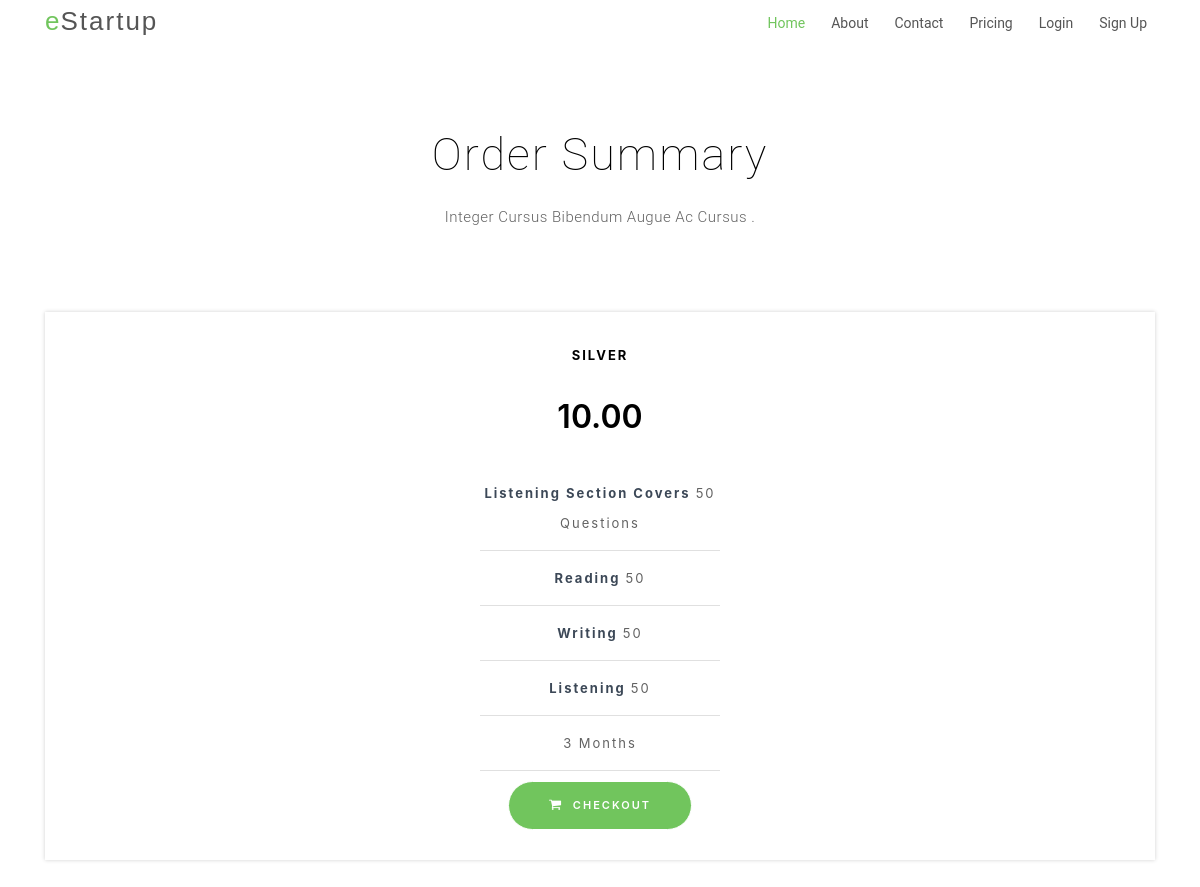
The app's page /order/new_order/Silver/ with its own data.
### membership/models.py (models this page shows, shortened)
class Membership(models.Model):
    MEMBERSHIP_TYPES = (
                        ('Basic','Basic'),
                        ('Silver','Silver'),
                        ('Gold','Gold'),
                        ('Diamond','Diamond'),
                        )
    member_type = models.CharField(primary_key=True,max_length=100, unique=True, choices=MEMBERSHIP_TYPES,default='Basic')
    price = models.DecimalField(max_digits=9, decimal_places=2, default=0.0)
    is_active = models.CharField(max_length=100, default=True)
    duration = models.IntegerField(default=3)
    total_listening_question = models.IntegerField(default=50)
    total_reading_question = models.IntegerField(default=50)
    total_speaking_question = models.IntegerField(default=50)
    total_writing_question = models.IntegerField(default=50)
    class Meta:
        ordering = ('price',)

### order/views.py (the view)
# urls.py: path('new_order/<str:type>/', OrderSummaryView.as_view(),name='new_order'),
class OrderSummaryView(ListView):
    model = Membership
    page_title = 'New Order'
    template_name = 'order/new_order.html'
    def get_queryset(self):
        return Membership.objects.filter(member_type__iexact=self.kwargs['type'])

### order/templates/order/new_order.html
{% extends "base.html" %}
{% block content %}
<br>
<br>
  <section id="pricing" class="padd-section text-center wow fadeInUp">
    <div class="container">
      <div class="section-title text-center">
        <h2>Order Summary</h2>
        <p class="separator">Integer cursus bibendum augue ac cursus .</p>
      </div>
    </div>
    <div class="container">
      <div class="row">
        {% for object in object_list %}
        <div class="col-md-12 col-lg-12">
          <div class="block-pricing">
            <div class="table">
              <h4>{{ object.member_type}}</h4>
              {% if object.price == 0.0 %}
              <h2>Free</h2>
              {% else %}
              <h2>{{ object.price}}</h2>
              {% endif %}
              <ul class="list-unstyled">
                <li><b>Listening section covers  </b> {{ object.total_listening_question}} questions</li>
                <li><b>Reading </b> {{ object.total_reading_question}}</li>
                <li><b>Writing </b> {{ object.total_writing_question}}</li>
                <li><b>Listening </b> {{ object.total_listening_question}}</li>
                <li>{{ object.duration}} months</li>
              </ul>
              <div class="table_btn">
                {% if object.price == 0.0 %}
                <a href="{% url 'new_order'  object.member_type %}" class="btn"><i class="fa fa-shopping-cart"></i> Practice</a>
                {% else %}
                <a href="{% url 'order_create' object.member_type %}"  class="btn"><i class="fa fa-shopping-cart"></i> Checkout</a>
                {% endif %}
              </div>
            </div>
          </div>
        </div>
        {% endfor %}
      </div>
    </div>
  </section>
{% endblock %}

### modules/static/css/style.css (style rules this page uses)
body { background-color: #fff; color: #333; }
h1, h2, h3, h4, h5, h6 { margin: 0; }
h2 { color: #000; font-weight: 600; }
h4 { color: #000; font-size: 13px; font-weight: 700; letter-spacing: 2px; text-transform: uppercase; line-height: 2; }
a { letter-spacing: 2px; text-decoration: none; }
ul { letter-spacing: 1px; }
li { color: #626262; font-size: 13px; font-weight: 400; letter-spacing: 2px; line-height: 30px; text-transform: capitalize; }
p { color: #505050; font-size: 14px; font-weight: 300; letter-spacing: 0.5px; line-height: 2; margin-bottom: 20px; }
.btn { border: 1px solid #fff; border-radius: 50px; color: #fff; font-size: 11px; font-weight: 600; padding: 15px 40px; text-transform: uppercase; -moz-transition: all 0.5s ease-in-out 0s; -ms-transition: all 0.5s ease-in-out 0s; -o-transition: all 0.5s ease-in-out 0s; -webkit-transition: all 0.5s ease-in-out 0s; transition: all 0.5s ease-in-out 0s; }
.fa { font-size: 13px; }
.padd-section { padding-bottom: 80px; padding-top: 80px; }
.section-title { margin-bottom: 80px; }
.section-title h2 { font-family: "Roboto", sans-serif; font-size: 45px; font-weight: 100; letter-spacing: 2px; margin-bottom: 20px; text-transform: capitalize; }
.section-title .separator { margin: 0; }
.separator { color: #626262; font-family: "Roboto", sans-serif; font-size: 15px; font-weight: 300; margin-bottom: 30px; text-transform: capitalize; }
#pricing .block-pricing { background: #fff; box-shadow: 0 0 0 0 rgba(0, 0, 0, 0.2), 0 0 4px 0 rgba(0, 0, 0, 0.19); display: inline-block; position: relative; width: 100%; }
#pricing .block-pricing .table { margin-bottom: 0; padding: 30px 15px; max-width: 100%; width: 100%; }
#pricing .block-pricing .table h4 { padding-bottom: 30px; }
#pricing .block-pricing h2 { margin-bottom: 30px; }
#pricing .block-pricing ul { list-style: outside none none; margin: 10px auto; max-width: 240px; padding: 0; }
#pricing .block-pricing ul li { border-bottom: 1px solid rgba(153, 153, 153, 0.3); padding: 12px 0; text-align: center; }
#pricing .block-pricing ul li b { color: #3c4857; }
#pricing .block-pricing .table .table_btn a { background: #71c55d; color: #fff; margin: 0; display: inline-block; }
#pricing .block-pricing .table .table_btn a .fa { font-size: 13px; margin-right: 5px; }

### records on screen
Membership: member_type "SILVER", price "10.00", total_listening_question "50", total_reading_question "50", total_writing_question "50", duration "3", shows "CHECKOUT"
